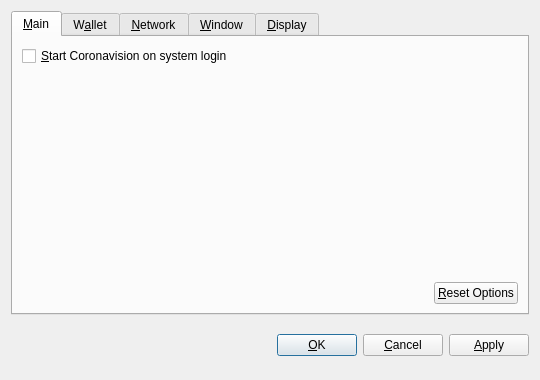
<?xml version="1.0" encoding="UTF-8"?>
<ui version="4.0">
 <class>OptionsDialog</class>
 <widget class="QDialog" name="OptionsDialog">
  <property name="geometry">
   <rect>
    <x>0</x>
    <y>0</y>
    <width>540</width>
    <height>380</height>
   </rect>
  </property>
  <property name="windowTitle">
   <string>Options</string>
  </property>
  <property name="modal">
   <bool>true</bool>
  </property>
  <layout class="QVBoxLayout" name="verticalLayout">
   <item>
    <widget class="QTabWidget" name="tabWidget">
     <property name="tabPosition">
      <enum>QTabWidget::North</enum>
     </property>
     <property name="currentIndex">
      <number>0</number>
     </property>
     <widget class="QWidget" name="tabMain">
      <attribute name="title">
       <string>&amp;Main</string>
      </attribute>
      <layout class="QVBoxLayout" name="verticalLayout_Main">
       <item>
        <widget class="QCheckBox" name="bitcoinAtStartup">
         <property name="toolTip">
          <string>Automatically start Coronavision after logging in to the system.</string>
         </property>
         <property name="text">
          <string>&amp;Start Coronavision on system login</string>
         </property>
        </widget>
       </item>
       <item>
        <spacer name="verticalSpacer_Main">
         <property name="orientation">
          <enum>Qt::Vertical</enum>
         </property>
         <property name="sizeHint" stdset="0">
          <size>
           <width>20</width>
           <height>40</height>
          </size>
         </property>
        </spacer>
       </item>
       <item>
        <layout class="QHBoxLayout" name="horizontalLayout_2_Main">
         <item>
          <spacer name="horizontalSpacer_2_Main">
           <property name="orientation">
            <enum>Qt::Horizontal</enum>
           </property>
           <property name="sizeHint" stdset="0">
            <size>
             <width>40</width>
             <height>20</height>
            </size>
           </property>
          </spacer>
         </item>
         <item>
          <widget class="QPushButton" name="resetButton">
           <property name="toolTip">
            <string>Reset all client options to default.</string>
           </property>
           <property name="text">
            <string>&amp;Reset Options</string>
           </property>
           <property name="autoDefault">
            <bool>false</bool>
           </property>
          </widget>
         </item>
        </layout>
       </item>
      </layout>
     </widget>
     <widget class="QWidget" name="tabWallet">
      <attribute name="title">
       <string>W&amp;allet</string>
      </attribute>
      <layout class="QVBoxLayout" name="verticalLayout_Network">
       <item>
        <widget class="QLabel" name="transactionFeeInfoLabel">
         <property name="text">
          <string>Optional transaction fee per kB that helps make sure your transactions are processed quickly. Most transactions are 1 kB.</string>
         </property>
         <property name="textFormat">
          <enum>Qt::PlainText</enum>
         </property>
         <property name="wordWrap">
          <bool>true</bool>
         </property>
        </widget>
       </item>
       <item>
        <layout class="QHBoxLayout" name="horizontalLayout_1_Main">
         <item>
          <widget class="QLabel" name="transactionFeeLabel">
           <property name="text">
            <string>Pay transaction &amp;fee</string>
           </property>
           <property name="textFormat">
            <enum>Qt::PlainText</enum>
           </property>
           <property name="buddy">
            <cstring>transactionFee</cstring>
           </property>
          </widget>
         </item>
         <item>
          <widget class="BitcoinAmountField" name="transactionFee"/>
         </item>
         <item>
          <spacer name="horizontalSpacer_1_Main">
           <property name="orientation">
            <enum>Qt::Horizontal</enum>
           </property>
           <property name="sizeHint" stdset="0">
            <size>
             <width>40</width>
             <height>20</height>
            </size>
           </property>
          </spacer>
         </item>
        </layout>
       </item>
       <item>
        <widget class="QLabel" name="label">
         <property name="text">
          <string>If you disable the spending of unconfirmed change, the change from a transaction cannot be used until that transaction has at least one confirmation. This also affects how your balance is computed.</string>
         </property>
         <property name="wordWrap">
          <bool>true</bool>
         </property>
        </widget>
       </item>
       <item>
        <widget class="QCheckBox" name="spendZeroConfChange">
         <property name="text">
          <string>Spend unconfirmed change  (experts only)</string>
         </property>
        </widget>
       </item>
       <item>
        <spacer name="verticalSpacer">
         <property name="orientation">
          <enum>Qt::Vertical</enum>
         </property>
         <property name="sizeHint" stdset="0">
          <size>
           <width>20</width>
           <height>40</height>
          </size>
         </property>
        </spacer>
       </item>
      </layout>
     </widget>
     <widget class="QWidget" name="tabNetwork">
      <attribute name="title">
       <string>&amp;Network</string>
      </attribute>
      <layout class="QVBoxLayout" name="verticalLayout_Network">
       <item>
        <widget class="QCheckBox" name="mapPortUpnp">
         <property name="toolTip">
          <string>Automatically open the Coronavision client port on the router. This only works when your router supports UPnP and it is enabled.</string>
         </property>
         <property name="text">
          <string>Map port using &amp;UPnP</string>
         </property>
        </widget>
       </item>
       <item>
        <widget class="QCheckBox" name="connectSocks">
         <property name="toolTip">
          <string>Connect to the Coronavision network through a SOCKS proxy (e.g. when connecting through Tor).</string>
         </property>
         <property name="text">
          <string>&amp;Connect through SOCKS proxy:</string>
         </property>
        </widget>
       </item>
       <item>
        <layout class="QHBoxLayout" name="horizontalLayout_Network">
         <item>
          <widget class="QLabel" name="proxyIpLabel">
           <property name="text">
            <string>Proxy &amp;IP:</string>
           </property>
           <property name="textFormat">
            <enum>Qt::PlainText</enum>
           </property>
           <property name="buddy">
            <cstring>proxyIp</cstring>
           </property>
          </widget>
         </item>
         <item>
          <widget class="QValidatedLineEdit" name="proxyIp">
           <property name="maximumSize">
            <size>
             <width>140</width>
             <height>16777215</height>
            </size>
           </property>
           <property name="toolTip">
            <string>IP address of the proxy (e.g. 127.0.0.1)</string>
           </property>
          </widget>
         </item>
         <item>
          <widget class="QLabel" name="proxyPortLabel">
           <property name="text">
            <string>&amp;Port:</string>
           </property>
           <property name="textFormat">
            <enum>Qt::PlainText</enum>
           </property>
           <property name="buddy">
            <cstring>proxyPort</cstring>
           </property>
          </widget>
         </item>
         <item>
          <widget class="QLineEdit" name="proxyPort">
           <property name="maximumSize">
            <size>
             <width>55</width>
             <height>16777215</height>
            </size>
           </property>
           <property name="toolTip">
            <string>Port of the proxy (e.g. 9050)</string>
           </property>
          </widget>
         </item>
         <item>
          <widget class="QLabel" name="socksVersionLabel">
           <property name="text">
            <string>SOCKS &amp;Version:</string>
           </property>
           <property name="textFormat">
            <enum>Qt::PlainText</enum>
           </property>
           <property name="buddy">
            <cstring>socksVersion</cstring>
           </property>
          </widget>
         </item>
         <item>
          <widget class="QValueComboBox" name="socksVersion">
           <property name="toolTip">
            <string>SOCKS version of the proxy (e.g. 5)</string>
           </property>
          </widget>
         </item>
         <item>
          <spacer name="horizontalSpacer_Network">
           <property name="orientation">
            <enum>Qt::Horizontal</enum>
           </property>
           <property name="sizeHint" stdset="0">
            <size>
             <width>40</width>
             <height>20</height>
            </size>
           </property>
          </spacer>
         </item>
        </layout>
       </item>
       <item>
        <spacer name="verticalSpacer_Network">
         <property name="orientation">
          <enum>Qt::Vertical</enum>
         </property>
         <property name="sizeHint" stdset="0">
          <size>
           <width>20</width>
           <height>40</height>
          </size>
         </property>
        </spacer>
       </item>
      </layout>
     </widget>
     <widget class="QWidget" name="tabWindow">
      <attribute name="title">
       <string>&amp;Window</string>
      </attribute>
      <layout class="QVBoxLayout" name="verticalLayout_Window">
       <item>
        <widget class="QCheckBox" name="minimizeToTray">
         <property name="toolTip">
          <string>Show only a tray icon after minimizing the window.</string>
         </property>
         <property name="text">
          <string>&amp;Minimize to the tray instead of the taskbar</string>
         </property>
        </widget>
       </item>
       <item>
        <widget class="QCheckBox" name="minimizeOnClose">
         <property name="toolTip">
          <string>Minimize instead of exit the application when the window is closed. When this option is enabled, the application will be closed only after selecting Quit in the menu.</string>
         </property>
         <property name="text">
          <string>M&amp;inimize on close</string>
         </property>
        </widget>
       </item>
       <item>
        <spacer name="verticalSpacer_Window">
         <property name="orientation">
          <enum>Qt::Vertical</enum>
         </property>
         <property name="sizeHint" stdset="0">
          <size>
           <width>20</width>
           <height>40</height>
          </size>
         </property>
        </spacer>
       </item>
      </layout>
     </widget>
     <widget class="QWidget" name="tabDisplay">
      <attribute name="title">
       <string>&amp;Display</string>
      </attribute>
      <layout class="QVBoxLayout" name="verticalLayout_Display">
       <item>
        <layout class="QHBoxLayout" name="horizontalLayout_1_Display">
         <item>
          <widget class="QLabel" name="langLabel">
           <property name="text">
            <string>User Interface &amp;language:</string>
           </property>
           <property name="textFormat">
            <enum>Qt::PlainText</enum>
           </property>
           <property name="buddy">
            <cstring>lang</cstring>
           </property>
          </widget>
         </item>
         <item>
          <widget class="QValueComboBox" name="lang">
           <property name="toolTip">
            <string>The user interface language can be set here. This setting will take effect after restarting Coronavision.</string>
           </property>
          </widget>
         </item>
        </layout>
       </item>
       <item>
        <layout class="QHBoxLayout" name="horizontalLayout_2_Display">
         <item>
          <widget class="QLabel" name="unitLabel">
           <property name="text">
            <string>&amp;Unit to show amounts in:</string>
           </property>
           <property name="textFormat">
            <enum>Qt::PlainText</enum>
           </property>
           <property name="buddy">
            <cstring>unit</cstring>
           </property>
          </widget>
         </item>
         <item>
          <widget class="QValueComboBox" name="unit">
           <property name="toolTip">
            <string>Choose the default subdivision unit to show in the interface and when sending coins.</string>
           </property>
          </widget>
         </item>
        </layout>
       </item>
       <item>
        <widget class="QCheckBox" name="displayAddresses">
         <property name="toolTip">
          <string>Whether to show Coronavision addresses in the transaction list or not.</string>
         </property>
         <property name="text">
          <string>&amp;Display addresses in transaction list</string>
         </property>
        </widget>
       </item>
       <item>
        <widget class="QCheckBox" name="coinControlFeatures">
         <property name="toolTip">
          <string>Whether to show coin control features or not.</string>
         </property>
         <property name="text">
          <string>Display coin &amp;control features (experts only!)</string>
         </property>
        </widget>
       </item>
       <item>
        <spacer name="verticalSpacer_Display">
         <property name="orientation">
          <enum>Qt::Vertical</enum>
         </property>
         <property name="sizeHint" stdset="0">
          <size>
           <width>20</width>
           <height>40</height>
          </size>
         </property>
        </spacer>
       </item>
      </layout>
     </widget>
    </widget>
   </item>
   <item>
    <layout class="QHBoxLayout" name="horizontalLayout_Buttons">
     <item>
      <spacer name="horizontalSpacer_1">
       <property name="orientation">
        <enum>Qt::Horizontal</enum>
       </property>
       <property name="sizeHint" stdset="0">
        <size>
         <width>40</width>
         <height>48</height>
        </size>
       </property>
      </spacer>
     </item>
     <item>
      <widget class="QLabel" name="statusLabel">
       <property name="font">
        <font>
         <weight>75</weight>
         <bold>true</bold>
        </font>
       </property>
       <property name="text">
        <string/>
       </property>
       <property name="textFormat">
        <enum>Qt::PlainText</enum>
       </property>
       <property name="wordWrap">
        <bool>true</bool>
       </property>
      </widget>
     </item>
     <item>
      <spacer name="horizontalSpacer_2">
       <property name="orientation">
        <enum>Qt::Horizontal</enum>
       </property>
       <property name="sizeHint" stdset="0">
        <size>
         <width>40</width>
         <height>48</height>
        </size>
       </property>
      </spacer>
     </item>
     <item>
      <widget class="QPushButton" name="okButton">
       <property name="text">
        <string>&amp;OK</string>
       </property>
      </widget>
     </item>
     <item>
      <widget class="QPushButton" name="cancelButton">
       <property name="text">
        <string>&amp;Cancel</string>
       </property>
       <property name="autoDefault">
        <bool>false</bool>
       </property>
      </widget>
     </item>
     <item>
      <widget class="QPushButton" name="applyButton">
       <property name="text">
        <string>&amp;Apply</string>
       </property>
       <property name="autoDefault">
        <bool>false</bool>
       </property>
      </widget>
     </item>
    </layout>
   </item>
  </layout>
 </widget>
 <customwidgets>
  <customwidget>
   <class>BitcoinAmountField</class>
   <extends>QSpinBox</extends>
   <header>bitcoinamountfield.h</header>
  </customwidget>
  <customwidget>
   <class>QValueComboBox</class>
   <extends>QComboBox</extends>
   <header>qvaluecombobox.h</header>
  </customwidget>
  <customwidget>
   <class>QValidatedLineEdit</class>
   <extends>QLineEdit</extends>
   <header>qvalidatedlineedit.h</header>
  </customwidget>
 </customwidgets>
 <resources/>
 <connections/>
</ui>
